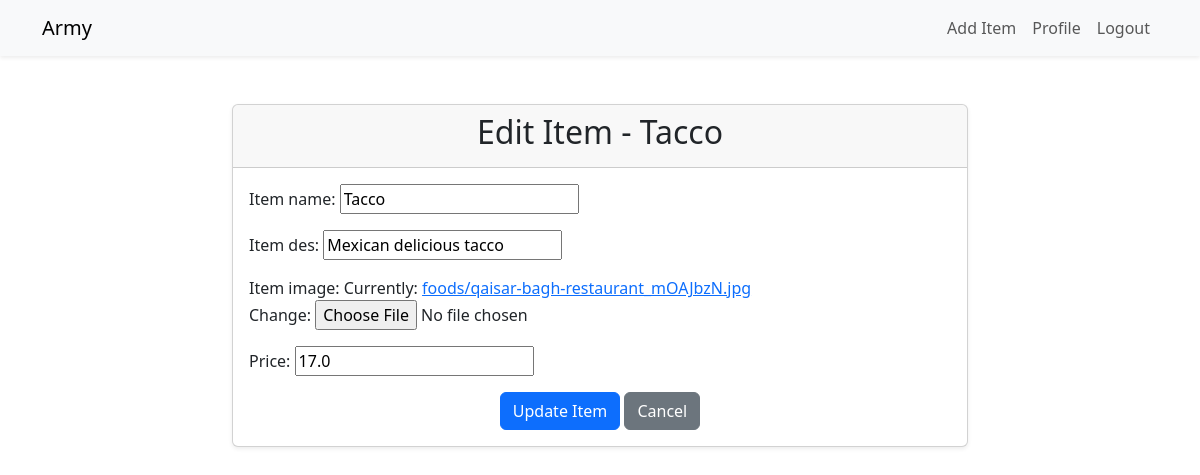
Screenshot of /food/editing/10 (signed in) with the database file from the repository.
### food/models.py (models this page shows, shortened)
class Item(models.Model):
    username = models.ForeignKey(User, on_delete=models.CASCADE, default=1)
    item_name = models.CharField(max_length=80)
    item_des = models.CharField(max_length=80)
    price = models.FloatField()
    item_image = models.ImageField(max_length=500, default="https://www.google.com/url?sa=i&url=https%3A%2F%2Fwww.flaticon.com%2Ffree-icon%2Fplaceholder_1377194&psig=AOvVaw33ZI-EobWzE6fbzuZVhkRQ&ust=1726661043871000&source=images&cd=vfe&opi=89978449&ved=0CBEQjRxqFwoTCJCv1uP3yYgDFQAAAAAdAAAAABAt", upload_to='foods')

### food/views.py (the view, shortened to what this page needs)
# urls.py: path('editing/<int:pk>', login_required(views.Editing.as_view()), name='editing'),
class Editing(UpdateView):
    model = Item
    fields = ['item_name', 'item_des', 'price', 'item_image']
    template_name = 'edit_form.html'
    login_required = True
    success_url = reverse_lazy('items')  # redirect after success

### food/templates/edit_form.html (shortened to what this page needs)
{% extends "master.html" %}
{% block content %}
<div class="container mt-5">
    <div class="row justify-content-center">
        <div class="col-md-8">
            <div class="card shadow-sm">
                <div class="card-header text-center">
                    <h2>Edit Item - {{ item.item_name }}</h2>
                </div>
                <div class="card-body">
                    <form action="{% url 'editing' item.id %}" method="post" enctype="multipart/form-data">
                        <div class="mb-3">
                            {{ form.item_name.label_tag }}
                            {{ form.item_name }}
                        </div>
                        <div class="mb-3">
                            {{ form.item_des.label_tag }}
                            {{ form.item_des }}
                        </div>
                        <div class="mb-3">
                            {{ form.item_image.label_tag }}
                            {{ form.item_image }}
                        </div>
                        <div class="mb-3">
                            {{ form.price.label_tag }}
                            {{ form.price }}
                        </div>
                        <div class="text-center">
                            <button type="submit" class="btn btn-primary">Update Item</button>
                            <a href="/food/items" class="btn btn-secondary">Cancel</a>
                        </div>
                    </form>
                </div>
            </div>
        </div>
    </div>
</div>
{% endblock %}

### rows the page displays
Item: item_name "Tacco", item_des "Mexican delicious tacco", price "17.0"
